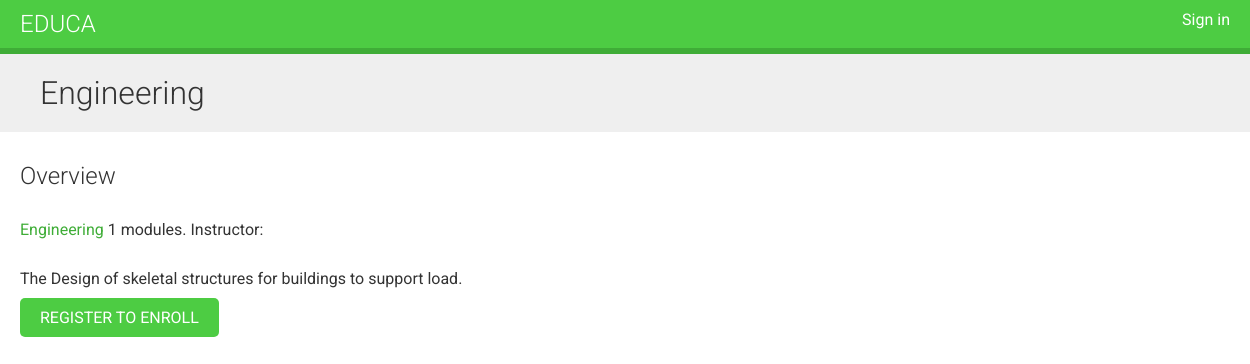
Screenshot of /course/structural-engineering/ with the database file from the repository.
### courses/models.py (models this page shows, shortened)
class Subject(models.Model):
    title = models.CharField(max_length=250)
    slug = models.SlugField(max_length=250, unique=True)
    class Meta:
        ordering = ('title',)

class Course(models.Model):
    owner = models.ForeignKey(User, related_name='courses_created', on_delete=models.CASCADE)
    subject = models.ForeignKey(Subject, related_name='courses', on_delete=models.CASCADE)
    title = models.CharField(max_length=250)
    slug = models.SlugField(max_length=250, unique=True)
    overview = models.TextField()
    created = models.DateTimeField(auto_now_add=True)
    students = models.ManyToManyField(User, related_name='courses_joined', blank=True)
    class Meta:
        ordering = ('-created',)  # recent courses at the top.

### courses/views.py (the view)
# urls.py: path('<slug:slug>/', views.CourseDetailView.as_view(), name='course_detail'),
class CourseDetailView(DetailView):
    model = Course
    template_name = 'courses/course/detail.html'
    def get_context_data(self, **kwargs):
        context = super(CourseDetailView, self)\
                        .get_context_data(**kwargs)
        context['enroll_form'] = CourseEnrollForm(
            initial={'course':self.object}
        )
        return context

### courses/templates/courses/course/detail.html (shortened to what this page needs)
{% extends 'base.html' %}
{% block content %}
    {% with subject=course.subject %}
        <h1>{{ subject.title }}</h1>
        <div class='module'>
            <h2>Overview</h2>
            <p>
                <a href='{% url "courses:course_list_subject" subject.slug %}'>
                    {{ subject.title }}
                </a>
                {{ course.modules.count }} modules.
                Instructor: {{ course.owner.get_full_name }}
            </p>
            {{ object.overview|linebreaks }}
            {% if request.user.is_authenticated %}
                <form action='{% url "students:student_enroll_course" %}' method='post'>
                    {{ enroll_form }}
                    {% csrf_token %}
                    <input type='submit' class='button' value='Enroll now'>
                </form>
            {% else %}
                <a href='{% url "students:student_registration" %}' class='button'>
                    Register to enroll
                </a>
            {% endif %}
        </div>
    {% endwith %}
{% endblock %}

### courses/static/css/base.css (style rules this page uses)
body { margin:0; font-family:'Roboto', sans-serif; font-weight:400; color:#333; }
a { color:#3fad37; text-decoration:none; }
h1, h2, h3, h4, h5, h6 { font-family:'Roboto', sans-serif; font-weight:300; }
h1 { background:#efefef; width:100%; overflow:auto; padding:20px 0 20px 40px; margin:0; }
.module { overflow:auto; }
.module p { margin:10px 0 20px; width:100%; float:left; }
.module { padding:10px 20px; float:left; }
input[type=submit], a.button { border-radius:5px; background:#4dcc43; color:#fff; font-size:16px; text-transform:uppercase; border:none; padding:10px 20px; margin:20px 0; }

### rows the page displays
Subject: title "Engineering"
Course: modules.count "1", overview "The Design of skeletal structures for buildings to support load."
